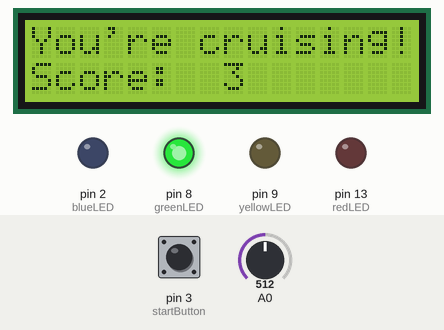
Recording of a sketch running on a simulated Arduino Uno, built for the host (arithmetic inside an expression is 32-bit, double 64-bit). Parts: 16×2 character LCD, output pins drawn as LEDs (lit = HIGH). The inputs (shaded band) are chosen by the test bench; at power-on: A0 = 512, pin 3 (startButton) HIGH. Random numbers use the default seed unless the sketch sets one; EEPROM starts erased.

Above: at 10.2 s.
10.3 s: A0 set to 332
13.3 s: A0 set to 314
At 15.1 s:
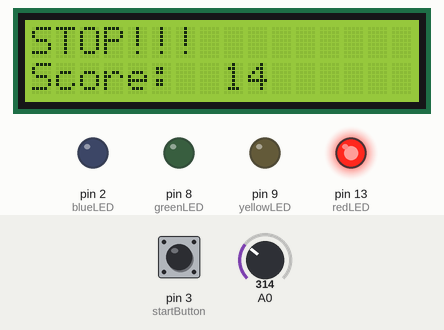
16.2 s: A0 set to 683
At 17.33 s:
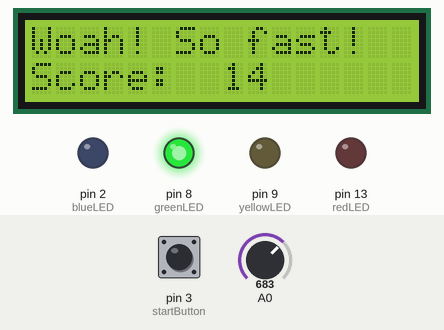
19.2 s: A0 set to 1023
At 19.33 s:
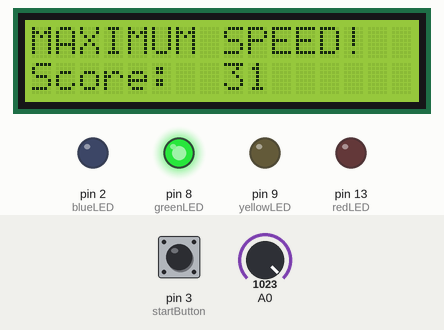
21.4 s: A0 set to 900
At 25.2 s:
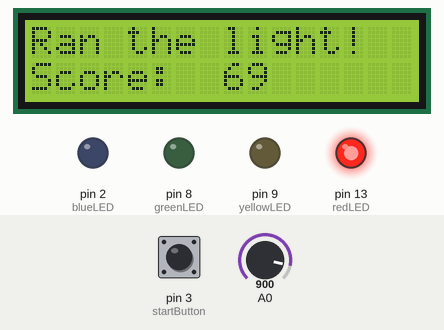
Timing chart, 0 to 42.7 s (numbered marks = the images above; inputs shaded):
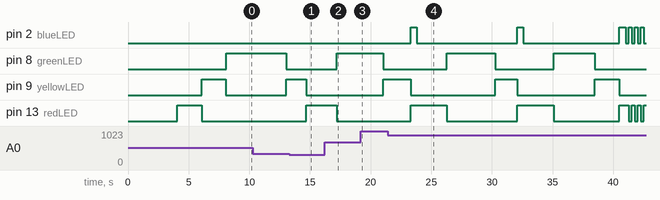

The sketch:

CARduino1-0.ino
```cpp
/***********************************************
 * CARduinoV1-0.ino
 * Basic version of the City Race Game, which
 * operates a motor to drive through a city.
 * As long as the light is green, the motor can
 * be run for points, and higher speeds give
 * more points, but running through a red light
 * loses a life, and after losing the last life,
 * the player gets GAME OVER.
 * Authors: Matt Hawkins and James Libbey
 * Course: EE 10115
 * Last updated: 4/22/2018
 **********************************************/

/***********************************************
 * Set up EEPROM and read hiscore
 **********************************************/

#include <avr/eeprom.h>
#include <LiquidCrystal.h> //include LCD library
LiquidCrystal lcd(11,12,4,5,6,7); //Initialize LCD display
#include <Servo.h>
byte addr=0; // address to store hi score
unsigned int hiscore;

/***********************************************
 * Set pins for sensors and actuators
 **********************************************/

const int greenLED=8;
const int yellowLED=9;
const int redLED=13;
const int blueLED = 2;
const int startButton = 3;

/***********************************************
 * Set global constants
 **********************************************/
// lowest input signal to count as "moving"
const int driveThreshold=323;

// milliseconds between score counts
const byte scoreInterval=250;

/***********************************************
 * Set global variables
 **********************************************/

unsigned int score=0;
byte difficulty=1;
byte lives=3;

// initialize light timing parameters
unsigned int lightVar[2],lightMin[2];

/***********************************************
 * Core Engine
 **********************************************/

void setup() {
  // initialize pins
  pinMode(greenLED,OUTPUT);
  pinMode(yellowLED,OUTPUT);
  pinMode(redLED,OUTPUT);
  pinMode(blueLED, OUTPUT);
  pinMode(startButton, INPUT);
  lcd.begin(16,2);

  randomSeed(analogRead(A1));

  eeprom_read_block(&hiscore,addr,4); // prepare hiscore

  setTimes();

  // show start screen
  lcd.setCursor(0,1);
  lcd.print("PRESS STRT BTN! ");
  lcd.setCursor(0,0);
  lcd.print("CARDUINO 1.0:  ");

  while (!digitalRead(startButton)); // wait for start button

  lcd.clear();
  lcd.print("Welcome!        ");
  delay(2000);
  lcd.setCursor(0,0);
  lcd.print("HISCORE:     ");
  lcd.setCursor(0,1);
  lcd.print(hiscore);
  delay(2000);

  //Countdown before game starts
  digitalWrite(redLED, HIGH);
  lcd.setCursor(0,0);
  lcd.print("Get ready!      ");
  delay(2000);
  digitalWrite(redLED, LOW);
  lcd.setCursor(0,0);
  lcd.print("Set!            ");
  digitalWrite(yellowLED, HIGH);
  delay(2000);
  digitalWrite(yellowLED, LOW);
  lcd.setCursor(0,0);
  lcd.print("Go!!!!!         ");
  digitalWrite(greenLED, HIGH);
  delay(1000);
}


void loop() {

  // go through 10 light cycles before increasing difficulty
  for (byte i=0; i<10; i++) {
     gyLight(0);
     gyLight(1);
     redLight();
  }

  difficulty++;
  setTimes();
}


/***********************************************
 * Light Functions ("Phases")
 **********************************************/

void gyLight(byte lightMode) { // input which light to use
  if (lightMode==0) {
    digitalWrite(greenLED,HIGH);
    digitalWrite(redLED,LOW);
    lcd.setCursor(0,0);
    lcd.print("Go!!!!!         ");
  }
  else {
    digitalWrite(greenLED,LOW);
    digitalWrite(yellowLED,HIGH);
  }

  unsigned long sysTime=millis();

  // set the time that the next phase is entered
  unsigned long nextLight=lightMin[lightMode]+random(lightVar[lightMode])+sysTime;

  // set the next time that score is checked
  unsigned long nextScore=scoreInterval+sysTime;

  // repeatedly run drive code until the time exceeds
  // that for the next phase
  while (sysTime<nextLight) {
    driveCheck();
    sysTime=millis();

    // at scoring interval, interrupt drive code with
    // tracking the score and setting the next scoring
    // interval
    if (sysTime>=nextScore) {
      addScore();
      nextScore=scoreInterval+sysTime;
    }
  }
}

void redLight() {
  digitalWrite(yellowLED,LOW);
  digitalWrite(redLED,HIGH);
  lcd.setCursor(0,0);
  lcd.print("STOP!!!         ");

  // subtract a life if still driving
  if (analogRead(A0)>driveThreshold)
    subtractLife();

  delay(2500);
}

/***********************************************
 * Operational Functions
 **********************************************/

// use the pot reading to send a pwm signal that
// adjusts motor speed whenever called
void driveCheck() {
  int potReading=analogRead(A0);

  if (potReading <= driveThreshold) {
    lcd.setCursor(0,0);
    lcd.print("Go! Go! Go!     ");
  }
  else if (potReading < 673) {
    lcd.setCursor(0,0);
    lcd.print("You're cruising!");
  }
  else if (potReading < 1023) {
    lcd.setCursor(0,0);
    lcd.print("Woah! So fast!  ");
  }
  else if (potReading == 1023) {
    lcd.setCursor(0,0);
    lcd.print("MAXIMUM SPEED!");
  }
}


// Scoring formula:
//    2*(% of max speed) (truncated) + 1
// In effect: up to 3 points based on how high pot is
void addScore() {
  // get value of pot reading relative to the threshold
  int potVal=analogRead(A0)-driveThreshold;

  // add to score only if car is going
  if (potVal>=0)
    score+=2*potVal/(1023-driveThreshold)+1;

  // update score display
  lcd.setCursor(0,1);
  lcd.print("Score:          ");
  lcd.setCursor(8,1);
  lcd.print(score);
}

void subtractLife() {
  //deduct a life
  lives--;
  lcd.setCursor(0,0);
  lcd.print("Ran the light!");
  digitalWrite(blueLED, HIGH);
  delay(500);
  digitalWrite(blueLED,LOW);

  // if out of lives, game over
  if (lives==0) {
    lcd.clear();
    lcd.print("GAME OVER!");
    lcd.setCursor(0,1);
    lcd.print("DRIVE BETTER!");

    unsigned long nextDisp=1000+millis();
    // flash lights
    while (millis()<nextDisp) {
      digitalWrite(redLED,HIGH);
      digitalWrite(blueLED,LOW);
      delay(250);
      digitalWrite(redLED,LOW);
      digitalWrite(blueLED,HIGH);
      delay(250);
    }

    // communicate hiscore
    if (score>hiscore) {
      lcd.clear();
      lcd.setCursor(0,0);
      lcd.print("NEW HI SCORE!");
      lcd.setCursor(0,1);
      lcd.print(score);
      eeprom_write_block(&score,addr,4);
    }
    else {
      lcd.clear();
      lcd.setCursor(0,0);
      lcd.print("NEXT TIME BEAT");
      lcd.setCursor(0,1);
      lcd.print(hiscore);
    }

    // flash lights forever
    while (1==1) {
      digitalWrite(redLED,HIGH);
      digitalWrite(blueLED,LOW);
      delay(250);
      digitalWrite(redLED,LOW);
      digitalWrite(blueLED,HIGH);
      delay(250);
    }
  }
}

void setTimes() {

  if (difficulty<=5) {
  // set variation in green light length, which is
  // inversely proportional to 6-difficulty, so each
  // step of difficulty gets more variation (for
  // example, 1 to 2 takes variance from 800 ms to
  // 1000 ms but 4 to 5 takes it from 2 seconds to 4)
  lightVar[0]=3000/(6-difficulty);
  // set minimum value such that range has maximum
  // of 5 seconds
  lightMin[0]=4000-lightVar[0];
  }
  else {
    // set green to default settings at values above
    // 5 to prevent glitches with the (6-difficulty)
    lightVar[0]=4000;
    lightMin[0]=0;
  }

  // set minimum value of yellow lights to be inversely
  // proportional to difficulty, so the first two steps
  // in difficulty have the largest decreases in yellow
  // light timing (for example, 1 to 2 takes yellow
  // intervals from 2 seconds to 1, but 4 to 5 takes
  // it from only 500 ms to 400 ms)
  lightMin[1]=1500/(difficulty);

  // set variation in yellow light length to be
  // proportional to yellowMin. This reduces
  // variance with difficulty, but that reduces
  // the chance of randomly getting an
  // exceptionally long yellow light
  lightVar[1]=lightMin[1]/2;

}
```

Measured:
- the behaviour switches between 324 and 323 on A0 (found by bisection; images 0 and 1)
- by itself, pin 2 (blueLED): repeats every 8.8 s: LOW 8.3 s, HIGH 0.50 s
- by itself, pin 9 (yellowLED): alternates HIGH for 1.9 s and LOW for 6.7 s
